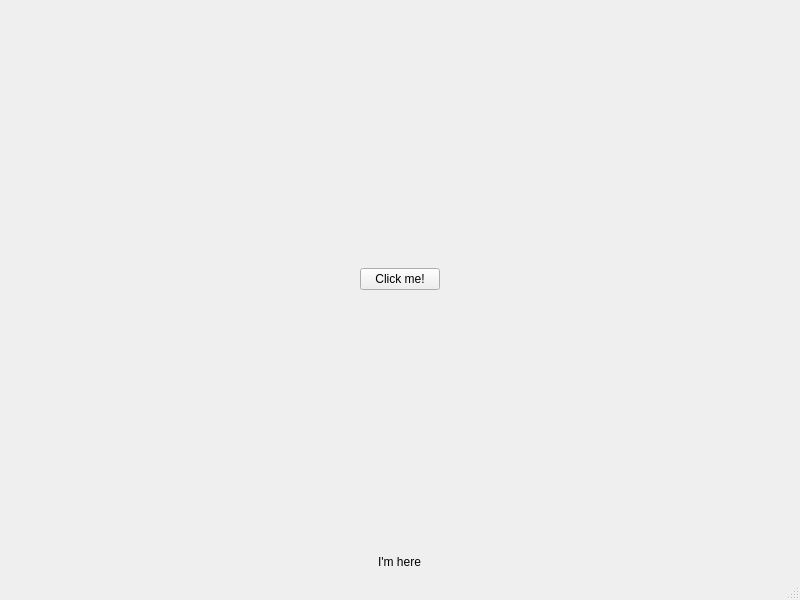
<?xml version="1.0" encoding="UTF-8"?>
<ui version="4.0">
 <class>MainWindow</class>
 <widget class="QMainWindow" name="MainWindow">
  <property name="geometry">
   <rect>
    <x>0</x>
    <y>0</y>
    <width>800</width>
    <height>600</height>
   </rect>
  </property>
  <property name="windowTitle">
   <string>MainWindow</string>
  </property>
  <property name="layoutDirection">
   <enum>Qt::LeftToRight</enum>
  </property>
  <widget class="QWidget" name="centralwidget">
   <layout class="QVBoxLayout" name="verticalLayout">
    <property name="spacing">
     <number>6</number>
    </property>
    <item alignment="Qt::AlignHCenter|Qt::AlignVCenter">
     <widget class="QPushButton" name="pushButton">
      <property name="sizePolicy">
       <sizepolicy hsizetype="Fixed" vsizetype="Fixed">
        <horstretch>0</horstretch>
        <verstretch>7</verstretch>
       </sizepolicy>
      </property>
      <property name="text">
       <string>Click me!</string>
      </property>
      <property name="checkable">
       <bool>false</bool>
      </property>
     </widget>
    </item>
    <item alignment="Qt::AlignHCenter|Qt::AlignVCenter">
     <widget class="QLabel" name="label">
      <property name="sizePolicy">
       <sizepolicy hsizetype="Fixed" vsizetype="Fixed">
        <horstretch>0</horstretch>
        <verstretch>0</verstretch>
       </sizepolicy>
      </property>
      <property name="text">
       <string>I'm here</string>
      </property>
     </widget>
    </item>
   </layout>
   <zorder>label</zorder>
   <zorder>pushButton</zorder>
  </widget>
  <widget class="QMenuBar" name="menubar">
   <property name="geometry">
    <rect>
     <x>0</x>
     <y>0</y>
     <width>800</width>
     <height>22</height>
    </rect>
   </property>
  </widget>
  <widget class="QStatusBar" name="statusbar"/>
 </widget>
 <resources/>
 <connections/>
</ui>
